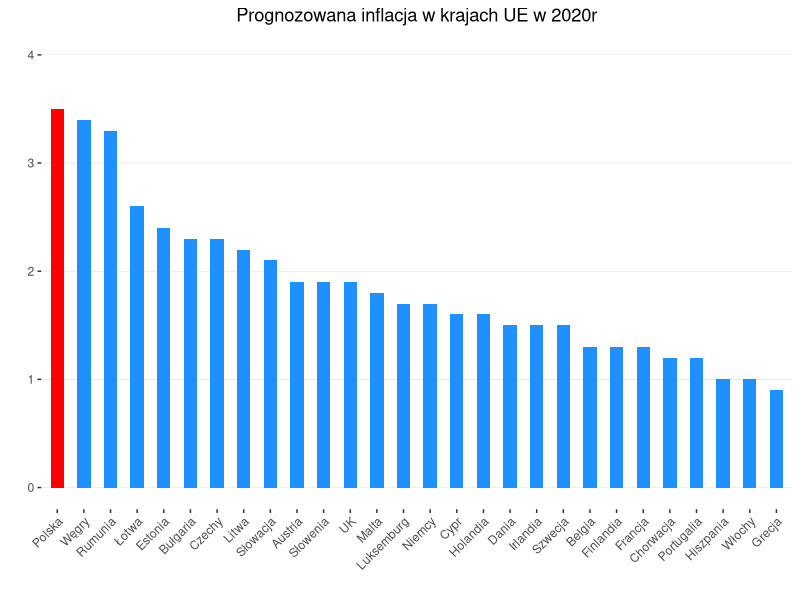

Source code (R):
## ---- chunk 1
knitr::opts_chunk$set(echo = TRUE)
library(readxl)
library(tidyverse)

## ---- chunk 2

data <- readxl::read_excel("./imf-dm-export-20191017 (1).xls")
data <- select(data,c('Inflation rate, average consumer prices (Annual percent change)','2020')) 
data  <- slice(data,2:29) %>% rename('Inflacja' = 'Inflation rate, average consumer prices (Annual percent change)') %>% 
  rename("Rok" = "2020")
panstwa <- c("Austria","Belgia","Bułgaria","Chorwacja",'Cypr','Czechy',"Dania","Estonia","Finlandia","Francja","Niemcy","Grecja","Węgry",
             "Irlandia","Włochy","Łotwa","Litwa","Luksemburg","Malta","Holandia","Polska","Portugalia","Rumunia","Słowacja","Słowenia","Hiszpania",
             "Szwecja","UK")
data$Inflacja <- panstwa

data$fil <- with(data, ifelse(Inflacja=="Polska", 1,0))

## ---- chunk 3
p <- ggplot(data=data,aes(x=reorder(Inflacja,-Rok), y=Rok,fill=factor(fil)))+geom_bar(width = 0.5,stat='identity',position=position_dodge(width=0.9))+
  theme(axis.text.x = element_text(angle = 45, hjust = 1))+
  scale_fill_manual(values = c("0" = "dodgerblue1", "1" = "red"),guide='none') +
  theme(panel.grid.major.x = element_blank() , panel.grid.major.y = element_line( size=.1, color="grey" ),
        panel.background = element_rect(fill = "white",colour = "white"),plot.title = element_text(hjust = 0.5))+
  labs(x="",y="")+ggtitle("Prognozowana inflacja w krajach UE w 2020r",)+ylim(0,4)

  p
